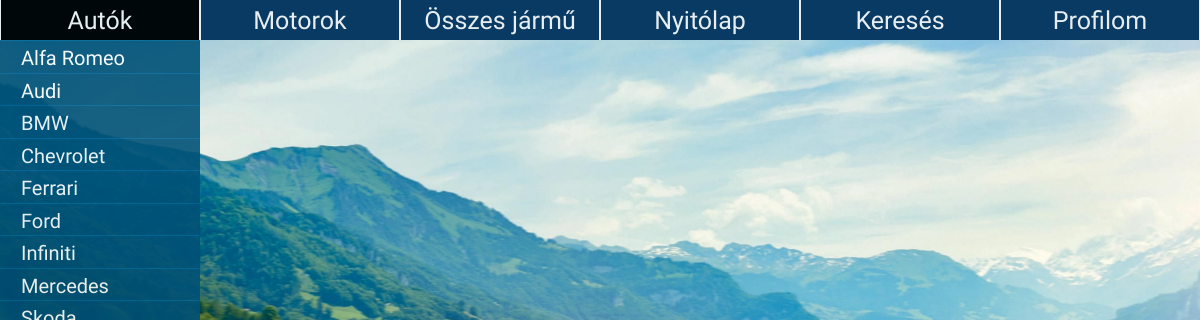
The app's page /motorok_admin.php?click_on_motor=Audi, older data.
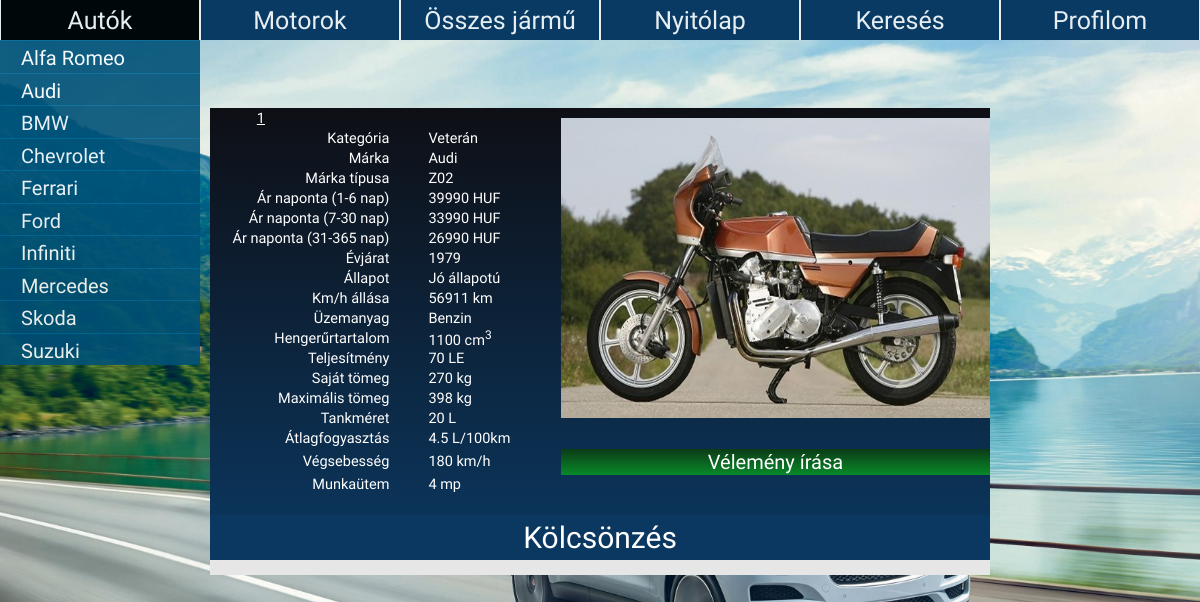
The same page, newer data.
### tables this page shows
CREATE TABLE `motor` (
  `id` int(10) NOT NULL,
  `fenykep` mediumtext,
  `kategoria` varchar(100) NOT NULL,
  `motormarka_id` varchar(60) NOT NULL,
  
  `ar_1` int(10) NOT NULL,
  `ar_2` int(10) NOT NULL,
  `ar_3` int(10) NOT NULL,
  `marka_tipus` varchar(80) NOT NULL,
  `evjarat` int(4) NOT NULL,
  `allapot` varchar(50) NOT NULL,
  `km_ora_allasa` int(10) NOT NULL,
  `uzemanyag` varchar(100) NOT NULL,
  `hengerurtartalom` int(10) NOT NULL,
  `teljesitmeny` int(100) NOT NULL,
  `sajat_tomeg` int(100) NOT NULL,
  `maximalis_tomeg` int(100) NOT NULL,
  `tank_meret` int(5) NOT NULL,
  `atlagfogyasztas` float NOT NULL,
  `vegsebesseg` int(10) NOT NULL,
  `gyorsulas` float DEFAULT NULL,
  `munkautem` int(10) NOT NULL
);

### motorok_admin.php (the view, shortened to what the changed rows need)
<?php
	include('controller.php');
?>
<html>
		<link rel = "stylesheet" href = "style.css"/>
	<head>
	</head>
		<body id = "bgStyle">
			<?php
			if(isset($_GET['click_on_motor'])){
			$getMotorName = $_GET['click_on_motor'];
			$ChooseMotors = "SELECT * FROM `motor` WHERE motormarka_id = '".$getMotorName."'";
			$cars = mysqli_query($conn, $ChooseMotors);
			$rowindex = 1;
			if (mysqli_num_rows($cars) > 0){
				while($row = mysqli_fetch_assoc($cars)){
						echo '
									<div align = "center" id = "cars">
										<table align = "center" width = "65%" id = "cars" id = "tableborders2"cellpadding = "0" cellspacing = "0" style = "border-style: solid; border-width: 0px;
										margin: 0 0px 0 0; border-color: #000; background: linear-gradient(#0E0F15, #0B3861); display: inline-block; font-family: Electrolize; color: #ffffff; font-size: 14.5px; border-radius: 0 0 19 19" >
										<tr>
											<td width = "25%" height = "20px" style = "padding: 0% 0% 0% 6%;" align = "left"><u>'.$rowindex++.'</u></td>
											<td width = "10%" height = "20px"> </td>
											<td width = "65%" height = "300px" rowspan = "16" >
											<img class = "pop-out" src = "'.$row["fenykep"].'" style = "width: 100%; height: 100%;"></td>
										</tr>
										<tr>
											<td width = "20%" height = "20px" style = "padding: 0% 2% 0% 0%;" align = "right">Kategória</td>
											<td width = "20%" height = "20px" style = "padding: 0% 0% 0% 3%;">'.$row["kategoria"].'</td>
										</tr>
										<tr>
											<td width = "20%" height = "20px" style = "padding: 0% 2% 0% 0%;" align = "right">Márka</td>
											<td width = "20%" height = "20px" style = "padding: 0% 0% 0% 3%;">'.$row["motormarka_id"].'</td>
										</tr>
										<tr>
											<td width = "20%" height = "20px" style = "padding: 0% 2% 0% 0%;" align = "right">Márka típusa </td>
											<td width = "20%" height = "20px" style = "padding: 0% 0% 0% 3%;">'.$row["marka_tipus"].'</td>
										</tr>
										<tr>
											<td width = "20%" height = "20px" style = "padding: 0% 2% 0% 0%;" align = "right">Ár naponta (1-6 nap) </td>
											<td width = "20%" height = "20px" style = "padding: 0% 0% 0% 3%;">'.$row["ar_1"].' HUF</td>
										</tr>
										<tr>
											<td width = "20%" height = "20px" style = "padding: 0% 2% 0% 0%;" align = "right">Ár naponta (7-30 nap)</td>
											<td width = "20%" height = "20px" style = "padding: 0% 0% 0% 3%;">'.$row["ar_2"].' HUF</td>
										</tr>
										<tr>
											<td width = "20%" height = "20px" style = "padding: 0% 2% 0% 0%;" align = "right">Ár naponta (31-365 nap)</td>
											<td width = "20%" height = "20px" style = "padding: 0% 0% 0% 3%;">'.$row["ar_3"].' HUF</td>
										</tr>
										<tr>
											<td width = "20%" height = "20px" style = "padding: 0% 2% 0% 0%;" align = "right">Évjárat </td>
											<td width = "20%" height = "20px" style = "padding: 0% 0% 0% 3%;">'.$row["evjarat"].'</td>
										</tr>
										<tr>
											<td width = "20%" height = "20px" style = "padding: 0% 2% 0% 0%;" align = "right">Állapot </td>
											<td width = "20%" height = "20px" style = "padding: 0% 0% 0% 3%;">'.$row["allapot"].'</td>
										</tr>
										<tr>
											<td width = "20%" height = "20px" style = "padding: 0% 2% 0% 0%;" align = "right">Km/h állása </td>
											<td width = "20%" height = "20px" style = "padding: 0% 0% 0% 3%;">'.$row["km_ora_allasa"].' km</td>
										</tr>
										<tr>
											<td width = "20%" height = "20px" style = "padding: 0% 2% 0% 0%;" align = "right">Üzemanyag </td>
											<td width = "20%" height = "20px" style = "padding: 0% 0% 0% 3%;">'.$row["uzemanyag"].'</td>
										</tr>
										<tr>
											<td width = "20%" height = "20px" style = "padding: 0% 2% 0% 0%;" align = "right">Hengerűrtartalom</td>
											<td width = "20%" height = "20px" style = "padding: 0% 0% 0% 3%;">'.$row["hengerurtartalom"].' cm<sup>3</sup></td>
										</tr>
										<tr>
											<td width = "20%" height = "20px" style = "padding: 0% 2% 0% 0%;" align = "right">Teljesítmény </td>
											<td width = "20%" height = "20px" style = "padding: 0% 0% 0% 3%;">'.$row["teljesitmeny"].' LE</td>
										</tr>
										<tr>
											<td width = "20%" height = "20px" style = "padding: 0% 2% 0% 0%;" align = "right">Saját tömeg </td>
											<td width = "20%" height = "20px" style = "padding: 0% 0% 0% 3%;">'.$row["sajat_tomeg"].' kg</td>
										</tr>
										<tr>
											<td width = "20%" height = "20px" style = "padding: 0% 2% 0% 0%;" align = "right">Maximális tömeg </td>
											<td width = "20%" height = "20px" style = "padding: 0% 0% 0% 3%;">'.$row["maximalis_tomeg"].' kg</td>
										</tr>
										<tr>
											<td width = "20%" height = "20px" style = "padding: 0% 2% 0% 0%;" align = "right">Tankméret </td>
											<td width = "20%" height = "20px" style = "padding: 0% 0% 0% 3%;">'.$row["tank_meret"].' L</td>
										</tr>
										<tr>
											<td width = "20%" height = "20px" style = "padding: 0% 2% 0% 0%;" align = "right">Átlagfogyasztás </td>
											<td width = "20%" height = "20px" style = "padding: 0% 0% 0% 3%;">'.$row["atlagfogyasztas"].' L/100km</td>
										</tr>
										<tr>
											<td width = "20%" height = "26px" style = "padding: 0% 2% 0% 0%;" align = "right">Végsebesség </td>
											<td width = "20%" height = "26px" style = "padding: 0% 0% 0% 3%;">'.$row["vegsebesseg"].' km/h</td>
											<td>
											';
											?>
											<input type = "button" onclick = "location.href='hozzaszolasok.php';" class = "comment" value = "Vélemény írása"/></td>
											<?php
											echo '
										</tr>
										<tr>
											<td width = "20%" height = "20px" style = "padding: 0% 2% 0% 0%;" align = "right">Munkaütem</td>
											<td width = "20%" height = "20px" style = "padding: 0% 0% 0% 3%;">'.$row["munkautem"].' mp</td>
										</tr>
										<tr>
											<td width = "20%" height = "20px" style = "padding: 0% 2% 0% 0%;" align = "right"></td>
											<td width = "20%" height = "20px" style = "padding: 0% 0% 0% 3%;"></td>
										</tr>
										<tr>
											<td width = "50%" colspan = "3">
											<input type = "submit" onclick = "loginMessage()" class = "input" style = "border-radius: 0 0 0 0;" value = "Kölcsönzés" name = "kolcsonzes" /></td>
										</tr>
									</table>
									</div>
									<div align = "center">
										<div style="text-align: center;height: 15px; background-color: #E6E6E6; width:65%;"></div>
									</div>
									';
						}
					}
				}
			?>
	</body>
</html>

Row changes from the older to the newer data that the page shows:
added motor: fenykep (picture), kategoria "Veterán", motormarka "Audi", marka_tipus "Z02", ar_1 "39990", ar_2 "33990", ar_3 "26990", evjarat "1979", allapot "Jó állapotú", km_ora_allasa "56911", uzemanyag "Benzin", hengerurtartalom "1100", teljesitmeny "70", sajat_tomeg "270", maximalis_tomeg "398", tank_meret "20", atlagfogyasztas "4.5", vegsebesseg "180", munkautem "4"
